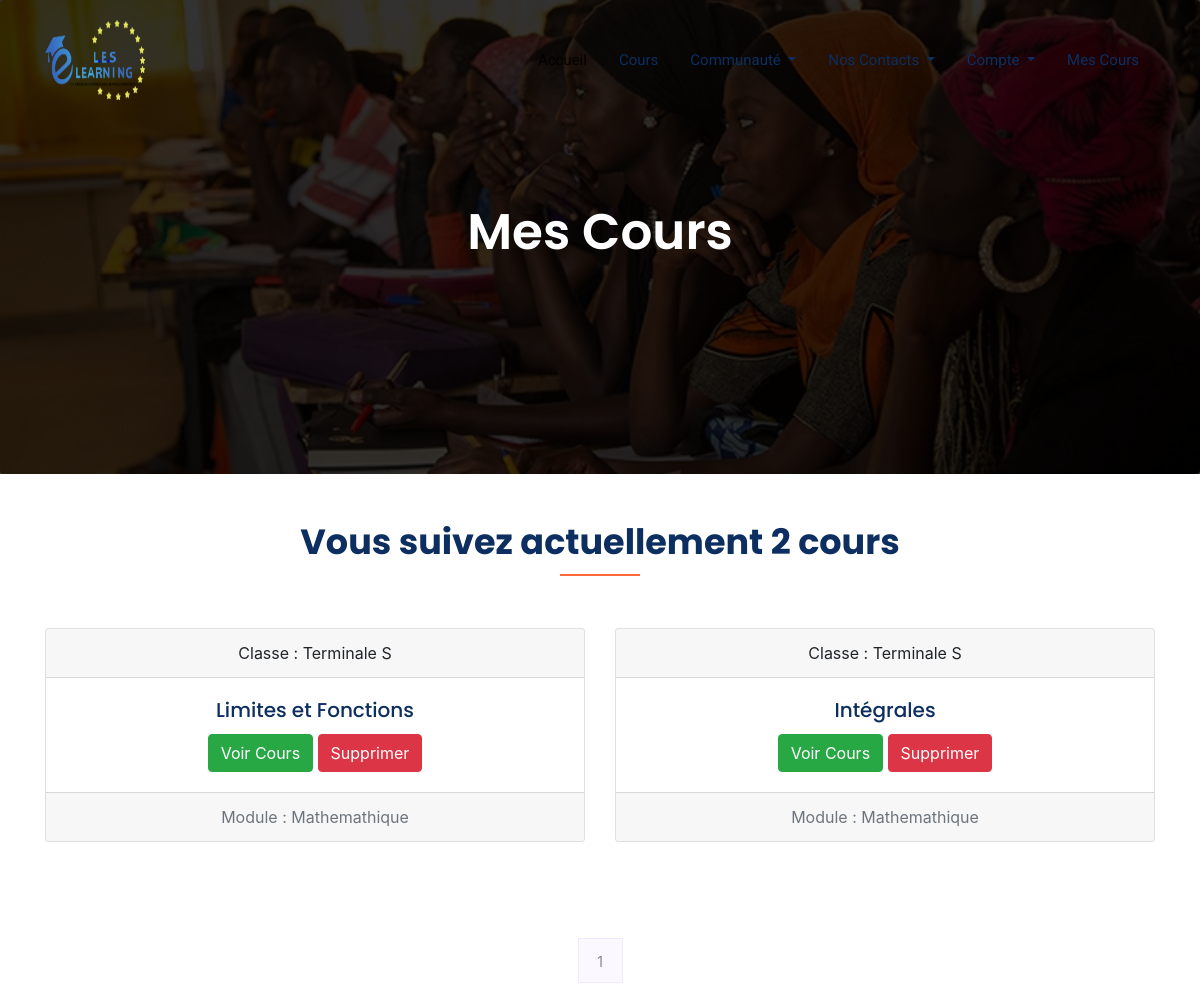
/cours/tableau_de_bord (signed in, upper part), run on an earlier commit of the app's database.
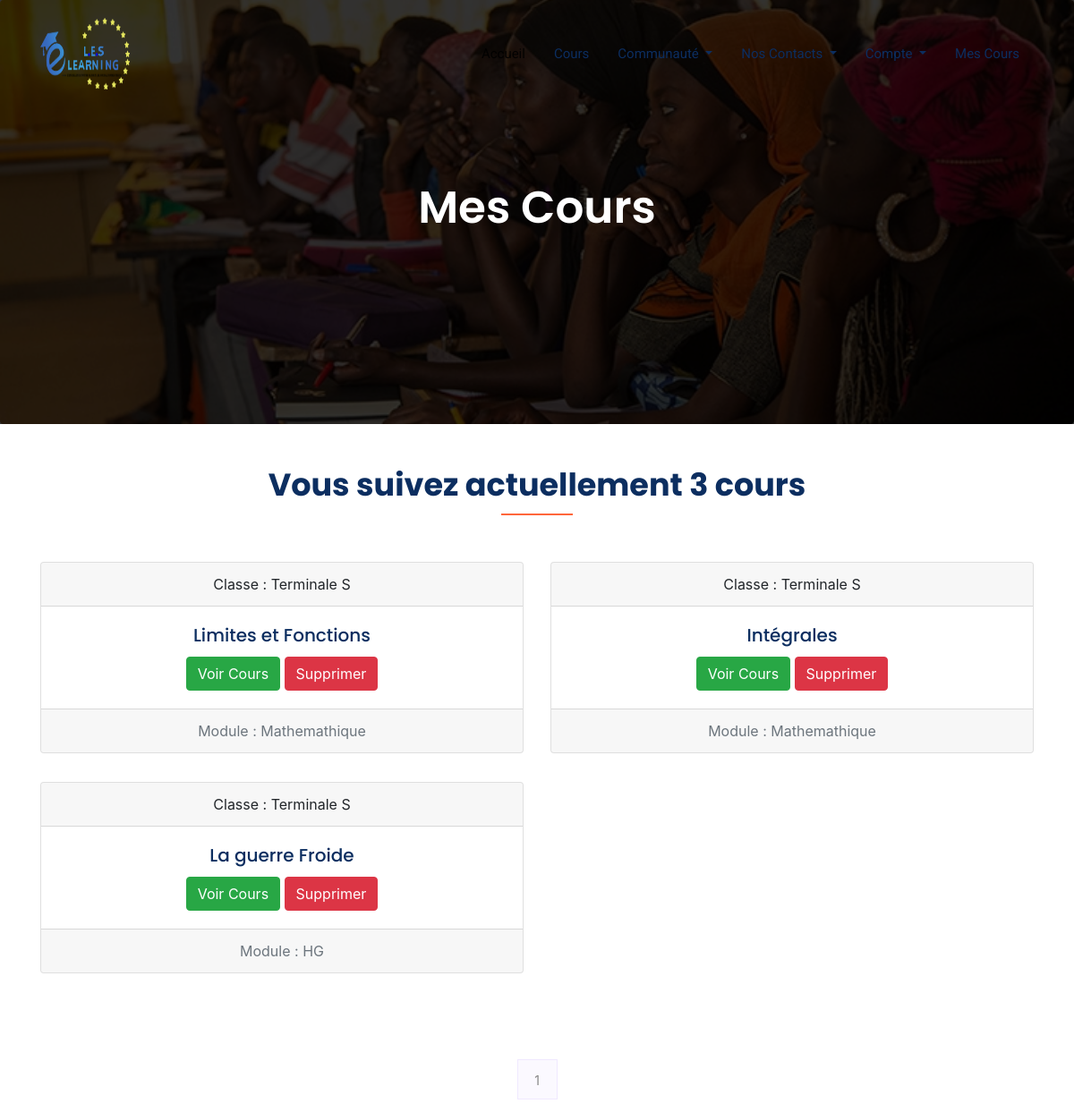
And on a later commit of the database.
### Cours/models.py (models this page shows, shortened)
class Cours(models.Model):
    titre = models.CharField(max_length=50)
    description = models.TextField()
    categorie = models.CharField(max_length=50)
    niveau = models.ForeignKey(Niveau, on_delete=models.CASCADE)
    photo = models.ImageField(upload_to="./Cours", height_field=None, width_field=None, max_length=None)
    likes = models.ManyToManyField(Membre, blank=True, null=True)

class Niveau(models.Model):
    niveau = models.CharField(max_length=50)
    photo = models.ImageField(upload_to="./Classes", height_field=None, width_field=None, max_length=None)

### Cours/views.py (the view)
# urls.py: path('tableau_de_bord',views.Tableau_bord, name = "Tableau_bord" ),
@login_required(login_url='/compte/connection')
def Tableau_bord(request):
     cours_enroll =Cours.objects.filter(membre_cours__membre__id=request.user.membre.id).distinct()
     som = cours_enroll.count()
     paginator = Paginator(cours_enroll, 4)
     page = request.GET.get('page', 1)
     try:
            cours_enroll = paginator.page(page)
     except PageNotAnInteger:
            cours_enroll = paginator.page(1)
     except EmptyPage:
            cours_enroll = paginator.page(paginator.num_pages)
     return render(request, "Cours/tableau_bord.html", locals())

### Templates/Cours/tableau_bord.html (shortened to what this page needs)
{% extends "Layouts/base.html" %}
{% block content %}
{% load static %}
    <section class="breadcrumb breadcrumb_bg">
        <div class="container">
            <div class="row">
                <div class="col-lg-12">
                    <div class="breadcrumb_iner text-center">
                        <div class="breadcrumb_iner_item">
                            <h2>Mes Cours</h2>
                        </div>
                    </div>
                </div>
            </div>
        </div>
    </section>
    <div class="container mt-5 mb-5">
        <div class="row justify-content-center">
            <div class="col-xl-12">
                <div class="section_tittle text-center">
                    <h2>Vous suivez actuellement  {{som}}  cours</h2>
                </div>
            </div>
        </div>
        <div class="row">
            {% for c in cours_enroll  %}
            <div class="col-lg-6 mt-3 mb-3">
                <div class="card text-center">
                    <div class="card-header">
                      Classe : {{c.niveau.niveau}}
                    </div>
                    <div class="card-body">
                      <h5 class="card-title">{{c.titre}}</h5>
                      <a href="{% url 'Cours_details' c.niveau.niveau c.categorie c.titre  %}" class="btn btn-success">Voir Cours</a>
                      <a href="{% url 'Delete_cours' c.id  %}" class="btn btn-danger">Supprimer</a>
                    </div>
                    <div class="card-footer text-muted">
                    Module : {{c.categorie|truncatechars:30}}
                    </div>
                  </div>
            </div>
            {% endfor %}
        </div>
    </div>
    <nav class="blog-pagination justify-content-center d-flex">
        <ul class="pagination">
            {% for p in cours_enroll.paginator.page_range %}
            {% if cours_enroll.number == p  %}
            <li class="page-item active"><a class="page-link" href="?page={{p}}">{{p}}</a></li>
            {% else %}
            <li class="page-item"><a class="page-link" href="?page={{p}}">{{p}}</a></li>
            {% endif %}
            {% endfor %}
        </ul>
    </nav>
    {% endblock content %}

What changed in the data, as far as the page shows it:
added Cours: niveau.niveau "Terminale S", titre "La guerre Froide", categorie "HG"
Also different on the page:
{{ som }}: "2" → "3"
